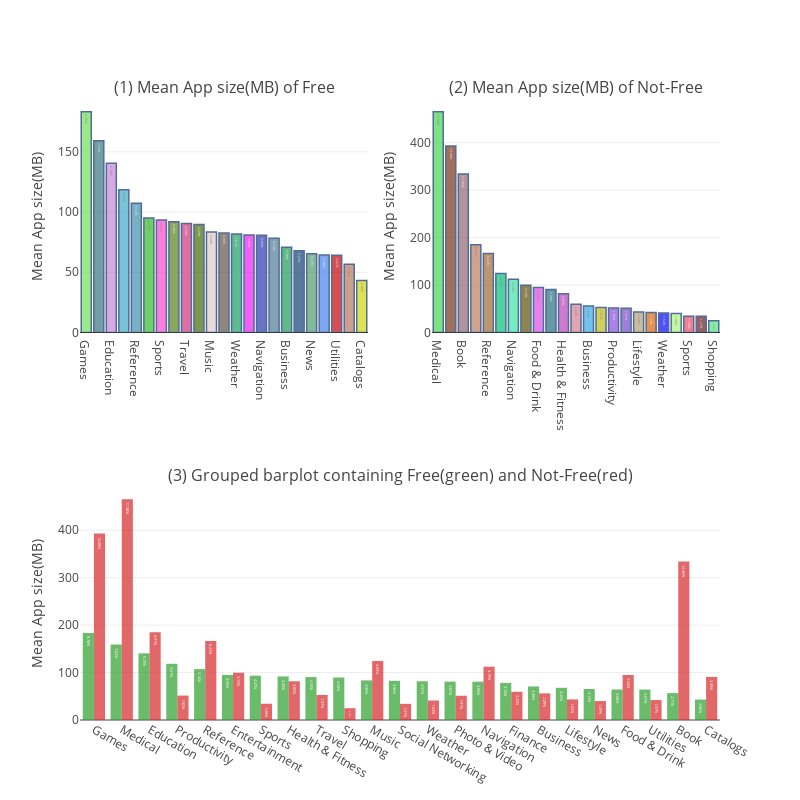

Here is the notebook cell this chart was saved with:
### Markdown cell above
- With not considering 'isNotFree', Medical App has the largest size of ~400MB, followed by Games(~300MB).

### Code cell
cnt_srs1 = df_app_free[['prime_genre', 'size_bytes_in_MB']].groupby('prime_genre').mean()['size_bytes_in_MB'].sort_values(ascending=False)
text1 = ['{:.2f}%'.format(100 * (value / cnt_srs1.sum())) for value in cnt_srs1.values]

trace1 = go.Bar(
    x = cnt_srs1.index,
    y = cnt_srs1.values,
    text = text1,
    marker = dict(
        color = random_color_generator(100),
        line = dict(color='rgb(8, 48, 107)',
                    width = 1.5)
    ),
    opacity = 0.7
)

cnt_srs2 = df_app_notfree[['prime_genre', 'size_bytes_in_MB']].groupby('prime_genre').mean()['size_bytes_in_MB'].sort_values(ascending=False)
text2 = ['{:.2f}%'.format(100 * (value / cnt_srs2.sum())) for value in cnt_srs2.values]

trace2 = go.Bar(
    x = cnt_srs2.index,
    y = cnt_srs2.values,
    text = text2,
    marker = dict(
        color = random_color_generator(100),
        line = dict(color='rgb(8, 48, 107)',
                    width = 1.5)
    ),
    opacity = 0.7
)

trace3 = go.Bar(
    x = cnt_srs1.index,
    y = cnt_srs1.values,
    text = text1,
    opacity = 0.7,
    name='Free'
)


trace4 = go.Bar(
    x = cnt_srs2.index,
    y = cnt_srs2.values,
    text = text2,
    opacity = 0.7,
    name='Not-Free'
)



fig = tools.make_subplots(rows=2, cols=2, specs = [[{}, {}], [{'colspan':2}, None]], subplot_titles=('Free', 'Not-Free', 'third'), print_grid=False)
fig = tools.make_subplots(rows=2, cols=2, specs = [[{}, {}], [{'colspan':2}, None]], 
                          subplot_titles=('(1) Mean App size(MB) of Free', '(2) Mean App size(MB) of Not-Free', 
                                          '(3) Grouped barplot containing Free(green) and Not-Free(red)'), print_grid=False)

fig.append_trace(trace1, 1, 1)
fig.append_trace(trace2, 1, 2)
fig.append_trace(trace3, 2, 1)
fig.append_trace(trace4, 2, 1)

fig['layout']['yaxis1'].update(title='Mean App size(MB)')
fig['layout']['yaxis2'].update(title='Mean App size(MB)')
fig['layout']['yaxis3'].update(title='Mean App size(MB)')
fig['layout'].update(showlegend=False, width=800, height=800)

py.iplot(fig)

### Figure 1 — Plotly figure (JSON) as saved in the notebook; plotly's stock layout.template omitted (floating-point values rounded to 4 significant figures)
{"data": [{"marker": {"color": ["#6FE15C", "#3A757F", "#C783D7", "#40A9C6", "#3F91AA", "#31BE21", "#FD47D0", "#5A821A", "#CD337C", "#476C04", "#DDCAC6", "#645544", "#1A9E64", "#EC1DF2", "#2B38B3", "#517B97", "#1E9B56", "#104074", "#4F9A6D", "#4581F0", "#C6050B", "#BA775E", "#CDD608", "#2CFD96", "#90605A", "#0AEECC", "#F76E0C", "#873F2A", "#52BC6E", "#86EBF3", "#3CB55F", "#890FF2", "#2889D3", "#4A875D", "#B7ED91", "#9D9803", "#A2952B", "#812915", "#44449B", "#3409D6", "#34A10C", "#70881B", "#C30A80", "#805F32", "#74B1E8", "#EE6DF1", "#DE1548", "#EAD113", "#854E8B", "#871ED8", "#E58232", "#A94BB6", "#D252AA", "#432BC4", "#2F77CF", "#69D6C1", "#179EA6", "#846DAE", "#604D11", "#BA24CF", "#C6CF2D", "#2F09C8", "#401FD1", "#664C9F", "#2267CB", "#70B8DD", "#2F9871", "#A58026", "#30DC80", "#C5EC09", "#C4CDAD", "#419EF2", "#D0A6D2", "#9ACC43", "#559A99", "#DB2680", "#D7499F", "#7F55F5", "#E461D3", "#25F5BC", "#42E3E9", "#080062", "#51030E", "#E9464F", "#06E4FB", "#293E21", "#3AEB30", "#AE8134", "#986A02", "#C4D43A", "#0273CE", "#7BBAF4", "#7D229E", "#06F73C", "#5545BC", "#2A77AF", "#A4C64D", "#A3A3EB", "#F3A48E", "#E28B2F"], "line": {"color": "rgb(8, 48, 107)", "width": 1.5}}, "opacity": 0.7, "text": ["8.78%", "7.62%", "6.73%", "5.67%", "5.14%", "4.55%", "4.47%", "4.40%", "4.33%", "4.29%", "3.99%", "3.96%", "3.91%", "3.87%", "3.86%", "3.74%", "3.38%", "3.25%", "3.13%", "3.08%", "3.07%", "2.71%", "2.06%"], "type": "bar", "uid": "e438d008-d8ec-11e8-8ac2-5435308b7835", "x": ["Games", "Medical", "Education", "Productivity", "Reference", "Entertainment", "Sports", "Health & Fitness", "Travel", "Shopping", "Music", "Social Networking", "Weather", "Photo & Video", "Navigation", "Finance", "Business", "Lifestyle", "News", "Food & Drink", "Utilities", "Book", "Catalogs"], "xaxis": "x", "y": [183.3, 159.1, 140.5, 118.4, 107.3, 95.08, 93.37, 91.83, 90.51, 89.55, 83.42, 82.69, 81.69, 80.88, 80.71, 78.19, 70.66, 67.93, 65.35, 64.3, 64.19, 56.7, 43.08], "yaxis": "y"}, {"marker": {"color": ["#44D652", "#7C3319", "#936573", "#BC7C60", "#A06835", "#06C17A", "#3DE4A6", "#605004", "#DB4CE6", "#237081", "#BC40BA", "#D67F92", "#36ABE6", "#BEBA15", "#8B4AE2", "#724AC3", "#B4A271", "#DC6306", "#0308F4", "#A7F57A", "#EE4764", "#6B1C21", "#53E483", "#37DA3E", "#92EA07", "#158EF8", "#A45A53", "#B2BF3D", "#222921", "#363059", "#A17B10", "#276A55", "#92342B", "#40999B", "#5EDEC6", "#6D8988", "#101635", "#1F6F38", "#21223F", "#B00296", "#E88201", "#33B5D5", "#9958B0", "#7BF79D", "#4E18DE", "#30D7FB", "#1F0F7F", "#7F1939", "#50DE61", "#FC4589", "#22D95D", "#DB15FE", "#7E0B0C", "#F34188", "#A716AD", "#85CA06", "#91FFCE", "#993600", "#D9D9A0", "#95F02F", "#EAA55C", "#5725BB", "#BA9A04", "#AFF3FC", "#5DA0DA", "#317DC2", "#07E1D0", "#735203", "#4921CB", "#2A32D3", "#7CBF6B", "#4FE0ED", "#AE68D0", "#DE7766", "#422576", "#524E1F", "#AB6C17", "#AC0820", "#3D5789", "#985F24", "#7C29CC", "#58B506", "#0C83AF", "#50F9F3", "#966109", "#2CC08E", "#C997CC", "#1D561A", "#EE31A8", "#9AD024", "#8A4B2C", "#E13D9C", "#2D8B22", "#486F44", "#EBF4EB", "#7B428A", "#B26337", "#DC997E", "#30370D", "#49E222"], "line": {"color": "rgb(8, 48, 107)", "width": 1.5}}, "opacity": 0.7, "text": ["17.38%", "14.68%", "12.46%", "6.91%", "6.22%", "4.65%", "4.19%", "3.72%", "3.54%", "3.39%", "3.05%", "2.22%", "2.09%", "1.97%", "1.92%", "1.91%", "1.62%", "1.57%", "1.54%", "1.49%", "1.28%", "1.27%", "0.93%"], "type": "bar", "uid": "e438d009-d8ec-11e8-8ac2-5435308b7835", "x": ["Medical", "Games", "Book", "Education", "Reference", "Music", "Navigation", "Entertainment", "Food & Drink", "Catalogs", "Health & Fitness", "Finance", "Business", "Travel", "Productivity", "Photo & Video", "Lifestyle", "Utilities", "Weather", "News", "Sports", "Social Networking", "Shopping"], "xaxis": "x2", "y": [465.6, 393.1, 333.9, 185.0, 166.5, 124.5, 112.3, 99.61, 94.86, 90.84, 81.63, 59.59, 56.08, 52.8, 51.49, 51.1, 43.42, 42.04, 41.13, 39.87, 34.24, 34.04, 24.93], "yaxis": "y2"}, {"name": "Free", "opacity": 0.7, "text": ["8.78%", "7.62%", "6.73%", "5.67%", "5.14%", "4.55%", "4.47%", "4.40%", "4.33%", "4.29%", "3.99%", "3.96%", "3.91%", "3.87%", "3.86%", "3.74%", "3.38%", "3.25%", "3.13%", "3.08%", "3.07%", "2.71%", "2.06%"], "type": "bar", "uid": "e438d00a-d8ec-11e8-8ac2-5435308b7835", "x": ["Games", "Medical", "Education", "Productivity", "Reference", "Entertainment", "Sports", "Health & Fitness", "Travel", "Shopping", "Music", "Social Networking", "Weather", "Photo & Video", "Navigation", "Finance", "Business", "Lifestyle", "News", "Food & Drink", "Utilities", "Book", "Catalogs"], "xaxis": "x3", "y": [183.3, 159.1, 140.5, 118.4, 107.3, 95.08, 93.37, 91.83, 90.51, 89.55, 83.42, 82.69, 81.69, 80.88, 80.71, 78.19, 70.66, 67.93, 65.35, 64.3, 64.19, 56.7, 43.08], "yaxis": "y3"}, {"name": "Not-Free", "opacity": 0.7, "text": ["17.38%", "14.68%", "12.46%", "6.91%", "6.22%", "4.65%", "4.19%", "3.72%", "3.54%", "3.39%", "3.05%", "2.22%", "2.09%", "1.97%", "1.92%", "1.91%", "1.62%", "1.57%", "1.54%", "1.49%", "1.28%", "1.27%", "0.93%"], "type": "bar", "uid": "e438d00b-d8ec-11e8-8ac2-5435308b7835", "x": ["Medical", "Games", "Book", "Education", "Reference", "Music", "Navigation", "Entertainment", "Food & Drink", "Catalogs", "Health & Fitness", "Finance", "Business", "Travel", "Productivity", "Photo & Video", "Lifestyle", "Utilities", "Weather", "News", "Sports", "Social Networking", "Shopping"], "xaxis": "x3", "y": [465.6, 393.1, 333.9, 185.0, 166.5, 124.5, 112.3, 99.61, 94.86, 90.84, 81.63, 59.59, 56.08, 52.8, 51.49, 51.1, 43.42, 42.04, 41.13, 39.87, 34.24, 34.04, 24.93], "yaxis": "y3"}], "layout": {"annotations": [{"font": {"size": 16}, "showarrow": false, "text": "(1) Mean App size(MB) of Free", "x": 0.225, "xanchor": "center", "xref": "paper", "y": 1, "yanchor": "bottom", "yref": "paper"}, {"font": {"size": 16}, "showarrow": false, "text": "(2) Mean App size(MB) of Not-Free", "x": 0.775, "xanchor": "center", "xref": "paper", "y": 1, "yanchor": "bottom", "yref": "paper"}, {"font": {"size": 16}, "showarrow": false, "text": "(3) Grouped barplot containing Free(green) and Not-Free(red)", "x": 0.5, "xanchor": "center", "xref": "paper", "y": 0.375, "yanchor": "bottom", "yref": "paper"}], "height": 800, "showlegend": false, "width": 800, "xaxis": {"anchor": "y", "domain": [0, 0.45]}, "xaxis2": {"anchor": "y2", "domain": [0.55, 1]}, "xaxis3": {"anchor": "y3", "domain": [0, 1]}, "yaxis": {"anchor": "x", "domain": [0.625, 1], "title": "Mean App size(MB)"}, "yaxis2": {"anchor": "x2", "domain": [0.625, 1], "title": "Mean App size(MB)"}, "yaxis3": {"anchor": "x3", "domain": [0, 0.375], "title": "Mean App size(MB)"}}}
